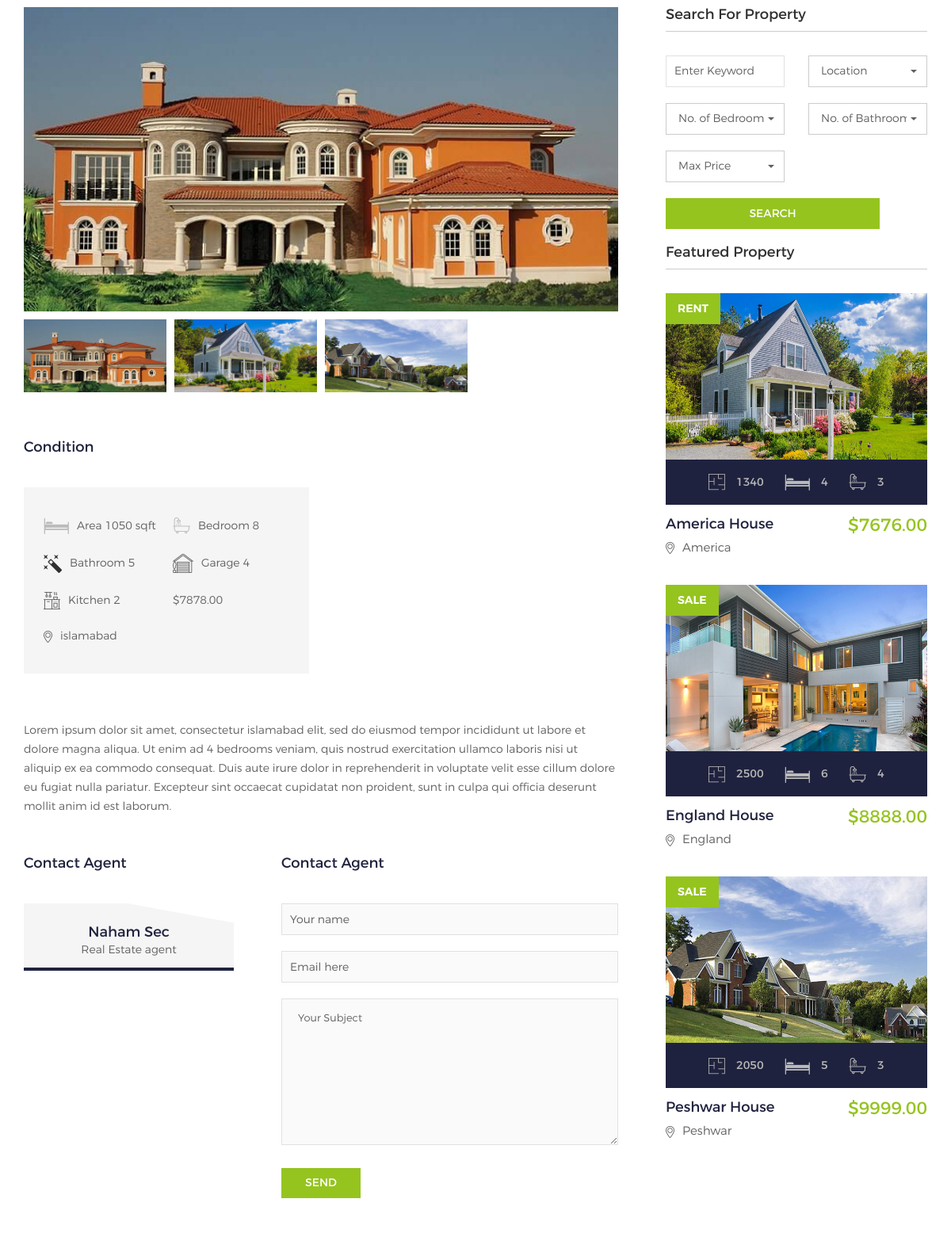
Before: /property-detail/islamabad-house (middle part) with the older database file.
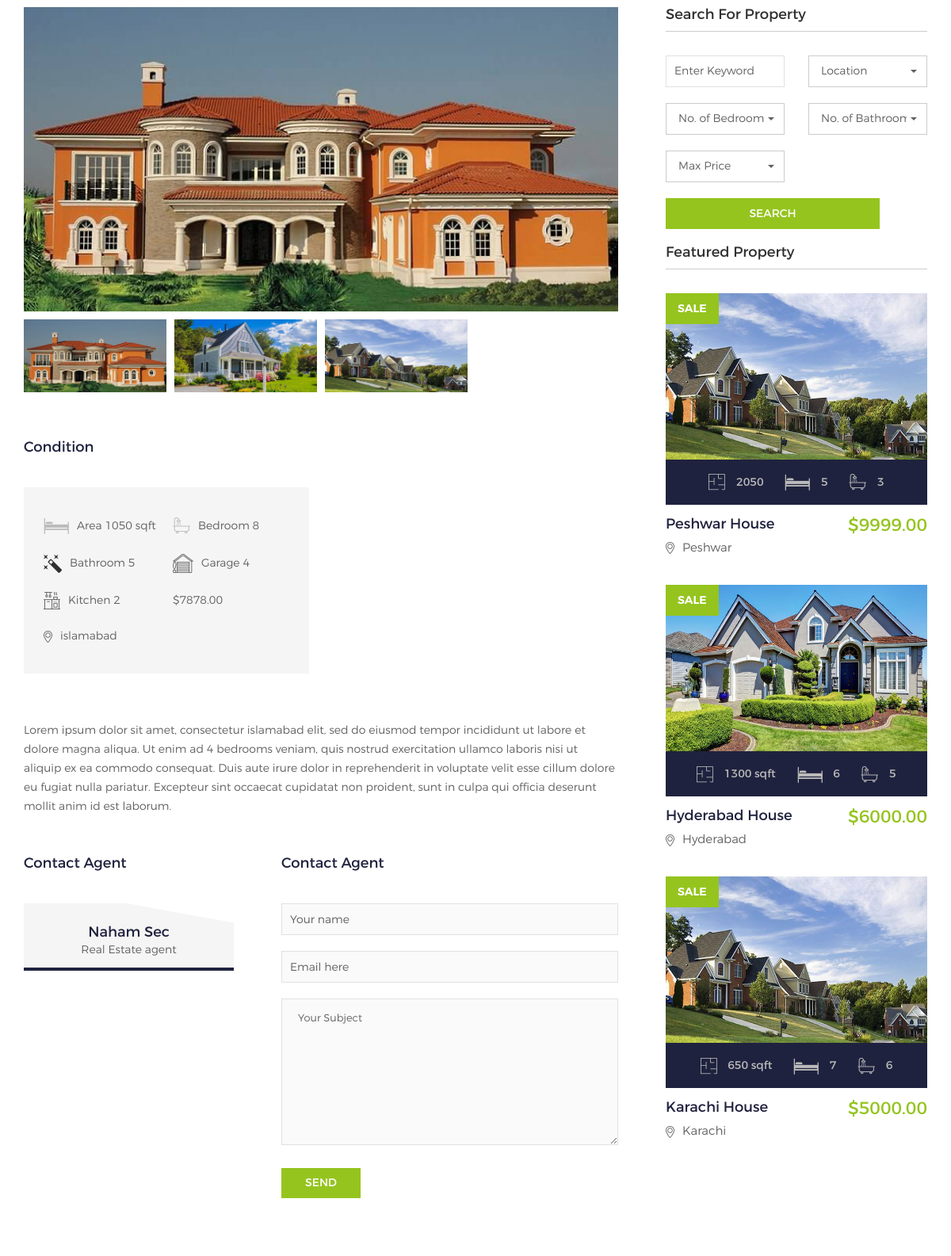
After: the same page with the newer database file.
### shelter/models.py (models this page shows, shortened)
class Listening(models.Model):
    STATUS_CHOICES = (
        ('rent', 'Rent'),
        ('sale', 'Sale'),
    )
    agent = models.ForeignKey(Agent,on_delete=models.DO_NOTHING)
    title = models.CharField(max_length=200,db_index=True)
    slug = models.SlugField(max_length=200,unique=True,db_index=True)
    image = models.ImageField(upload_to='listings/%Y/%m/%d',blank=True)
    image2 = models.ImageField(upload_to='listings/%Y/%m/%d',blank=True)
    image3 = models.ImageField(upload_to='listings/%Y/%m/%d',blank=True)
    description = models.TextField(blank=True)
    location = models.CharField(null=False,max_length=200)
    price = models.DecimalField(max_digits=10, decimal_places=2)
    bedrooms = models.IntegerField()
    bathrooms = models.IntegerField()
    area = models.CharField(max_length=200)
    kitchen = models.IntegerField()
    garage = models.IntegerField()
    created = models.DateTimeField(default=timezone.now)
    available = models.BooleanField(default=True)
    status = models.CharField(max_length=10, choices=STATUS_CHOICES, default='draft')
    class Meta:
        ordering = ('-created',)
        index_together = (('id', 'slug'),)

### agents/models.py (models this page shows)
class Agent(models.Model):
    name = models.CharField(max_length=200)
    photo = models.ImageField(upload_to='agents/%Y/%m/%d')
    description = models.TextField(blank=True)
    phone = models.CharField(max_length=20)
    email = models.CharField(max_length=20)
    skype = models.CharField(max_length=30)
    facebook = models.CharField(max_length=100)
    twitter = models.CharField(max_length=100)
    hire_date = models.DateTimeField(default=datetime.now,blank=True)
    def __str__(self):
        return self.name

### shelter/views.py (the view)
# urls.py: path('property-detail/<slug:slug>',views.propertyDetail,name='property_detail'),
def propertyDetail(request,slug):
    sidebar_homes = Listening.objects.all()[:3]
    home = get_object_or_404(Listening,slug=slug,available=True)
    return render(request,'shelter/property_detail.html',{'home':home,'sidebar_homes':sidebar_homes})

### shelter/templates/shelter/property_detail.html (shortened to what this page needs)
{% extends 'shelter/base.html' %}
{% load static %}
{% block  content %}
    <section id="page-content" class="page-wrapper">
        <div class="properties-details-area pt-115 pb-60">
            <div class="container">
                <h1>{{ home.title }}</h1><br>
                <div class="row">
                    <div class="col-md-8">
                        <div class="pro-details-image mb-60">
                            <div class="pro-details-big-image">
                                <div class="tab-content">
                                    <div role="tabpanel" class="tab-pane fade in active" id="pro-1">
                                        <a href="#" data-lightbox="image-1" data-title="Sheltek Properties - 1">
                                            <img src="{{ home.image.url }}" alt="">
                                        </a>
                                    </div>
                                </div>
                            </div>
                            <div class="pro-details-carousel">
                                <div class="pro-details-item">
                                    <a href="#pro-1" data-toggle="tab"><img src="{{ home.image.url }}" alt=""></a>
                                </div>
                                <div class="pro-details-item">
                                    <a href="#pro-2" data-toggle="tab">
                                        <img src="{{ home.image2.url }}" alt="">
                                    </a>
                                </div>
                                <div class="pro-details-item">
                                    <a href="#pro-3" data-toggle="tab">
                                        <img src="{{ home.image3.url }}" alt="">
                                    </a>
                                </div>
                            </div>
                        </div>
                        <div class="pro-details-short-info mb-60">
                            <div class="row">
                                <div class="col-sm-6 col-xs-12">
                                    <div class="pro-details-condition">
                                        <h5>Condition</h5>
                                        <div class="pro-details-condition-inner bg-gray">
                                            <ul class="condition-list">
                                                <li><img src="{% static 'shelter/images/icons/5.png' %}" alt="">Area {{ home.area}}</li>
                                                <li><img src="{% static 'shelter/images/icons/6.png' %}" alt="">Bedroom {{home.bedrooms}}</li>
                                                <li><img src="{% static 'shelter/images/icons/7.png' %}" alt="">Bathroom {{ home.bathrooms}}</li>
                                                <li><img src="{% static 'shelter/images/icons/13.png' %}" alt="">Garage {{ home.garage }}</li>
                                                <li><img src="{% static 'shelter/images/icons/14.png' %}" alt="">Kitchen {{ home.kitchen}}</li>
                                                <li>${{ home.price }}</li>
                                            </ul>
                                            <p><img src="{% static 'shelter/images/icons/location.png' %}" alt="">{{ home.location }}</p>
                                        </div>
                                    </div>
                                </div>
                            </div>
                        </div>
                        <div class="pro-details-description mb-50">
                            <p>{{ home.description}}</p>
                        </div>
                        <div class="pro-details-agent-review">
                            <div class="row">
                                <div class="col-md-5 col-sm-5 col-xs-12">
                                    <div class="pro-details-agent">
                                        <h5>Contact Agent</h5>
                                        <div class="single-agent">
                                            <div class="agent-image">
                                            </div>
                                            <div class="agent-info">
                                                <div class="agent-name">
                                                    <h5><a href="#">{{ home.agent}}</a></h5>
                                                    <p>Real Estate agent</p>
                                                </div>
                                            </div>
                                        </div>
                                    </div>
                                </div>
                                <div class="col-md-7  col-sm-7 col-xs-12">
                                    <div class="leave-review">
                                        <h5>Contact Agent</h5>
                                        <form id="contact-form-2" action="{% url 'agentcontact' %}"  method="POST">
                                            <input type="text" name="name" placeholder="Your name" required>
                                            <input type="email" name="email" placeholder="Email here" required>
                                            <textarea placeholder="Your Subject" name="textarea" required></textarea>
                                            <button type="submit" class="submit-btn-1" value="send">Send</button>
                                        </form>
                                    </div>
                                </div>
                            </div>
                        </div>
                    </div>
                    <div class="col-md-4">
                        <aside class="widget widget-search-property">
                            <h5>Search For Property</h5>
                            <form action="{% url 'search' %}" method="GET">
                                <div class="row">
                                    <div class="col-md-6 col-sm-3 col-xs-12">
                                        <div class="find-home-item custom-select">
                                            <input type="text" name="keyword" placeholder="Enter Keyword">
                                        </div>
                                    </div>
                                    <div class="col-md-6 col-sm-3 col-xs-12">
                                        <div class="find-home-item custom-select">
                                        </div>
                                    </div>
                                    <div class="col-md-6 col-sm-3 col-xs-12">
                                        <div class="find-home-item  custom-select">
                                        </div>
                                    </div>
                                    <div class="col-md-6 col-sm-3 col-xs-12">
                                        <div class="find-home-item custom-select">
                                        </div>
                                    </div>
                                    <div class="col-md-6 col-sm-3 col-xs-12">
                                        <div class="find-home-item custom-select">
                                        </div>
                                    </div>
                                    <div class="col-md-10 col-sm-6 col-xs-12">
                                        <div class="row">
                                            <div class="col-md-12 col-sm-5 col-xs-12">
                                                <div class="find-home-item">
                                                    <button class="button-1 btn-block btn-hover-1" >SEARCH</button>
                                                </div>
                                            </div>
                                        </div>
                                    </div>
                                </div>
                            </form>
                        </aside>
                        <aside class="widget widget-featured-property">
                            <h5>Featured Property</h5>
                            <div class="row">
                            {% for sidehome in sidebar_homes %}
                                <div class="col-md-12 col-sm-6 col-xs-12">
                                    <div class="flat-item">
                                        <div class="flat-item-image">
                                            <span class="for-sale">{{ sidehome.status }}</span>
                                            <a href="#"><img src="{{ sidehome.image.url }}" width="330px" height="210px" alt=""></a>
                                            <ul class="flat-desc">
                                                <li>
                                                    <img src="{% static 'shelter/images/icons/4.png' %}" alt="">
                                                    <span>{{ sidehome.area}}</span>
                                                </li>
                                                <li>
                                                    <img src="{% static 'shelter/images/icons/5.png' %}" alt="">
                                                    <span>{{ sidehome.bedrooms}}</span>
                                                </li>
                                                <li>
                                                    <img src="{% static 'shelter/images/icons/6.png' %}" alt="">
                                                    <span>{{ sidehome.bathrooms }}</span>
                                                </li>
                                            </ul>
                                        </div>
                                        <div class="flat-item-info">
                                            <div class="flat-title-price">
                                                <h5><a href="#">{{sidehome.title}} </a></h5>
                                                <span class="price">${{ sidehome.price }}</span>
                                            </div>
                                            <p><img src="{% static 'shelter/images/icons/location.png' %}" alt="">{{ sidehome.location}}</p>
                                        </div>
                                    </div>
                                </div>
                            {% endfor %}
                            </div>
                        </aside>
                    </div>
                </div>
            </div>
        </div>
    </section>
{% endblock %}

### shelter/templates/shelter/base.html (shortened to what this page needs)
{% load static %}
<!doctype html>
<html class="no-js" lang="zxx">
<head>
    <link rel="stylesheet" href="{% static 'shelter/css/bootstrap.min.css' %}">
    <link rel="stylesheet" href="{% static 'shelter/lib/css/nivo-slider.css' %}"/>
    <link rel="stylesheet" href="{% static 'shelter/css/core.css' %}">
    <link rel="stylesheet" href="{% static 'shelter/css/shortcode/shortcodes.css' %}">
    <link rel="stylesheet" href="{% static 'shelter/style.css' %}">
    <link rel="stylesheet" href="{% static 'shelter/css/responsive.css' %}">
    <link href="{% static 'shelter/css/color/color-core.css' %}" data-style="styles" rel="stylesheet' %}">
    <link rel="stylesheet" href="{% static 'shelter/css/custom.css' %}">
</head>
<body>
    {% block content %}
    {% endblock %}
</body>
</html>

Changed rows visible on the page:
removed Listening: status "RENT", image (picture), area "1340", bedrooms "4", bathrooms "3", title "America House", price "7676.00", location "America"
removed Listening: status "SALE", image (picture), area "2500", bedrooms "6", bathrooms "4", title "England House", price "8888.00", location "England"
now on this page (row unchanged): Listening: status "SALE", image (picture), area "1300 sqft", bedrooms "6", bathrooms "5", title "Hyderabad House", price "6000.00", location "Hyderabad"
now on this page (row unchanged): Listening: status "SALE", image (picture), area "650 sqft", bedrooms "7", bathrooms "6", title "Karachi House", price "5000.00", location "Karachi"
